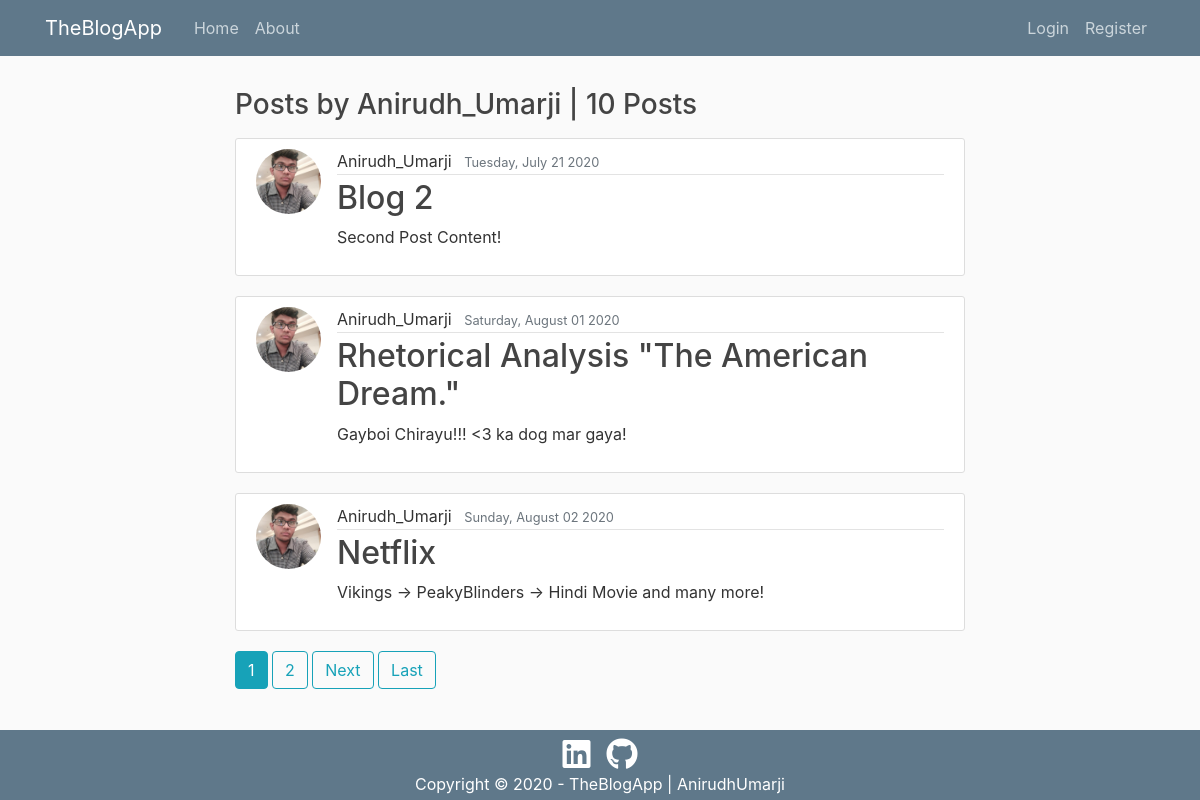
Screenshot of /user/Anirudh_Umarji with the database file from the repository.
### blog/models.py (models this page shows, shortened)
class Post(models.Model):
    title = models.CharField(max_length=100)
    content = models.TextField()  # Content can be as long as it wants
    date_posted = models.DateTimeField(default=timezone.now)
    author = models.ForeignKey(User, on_delete=models.CASCADE)

### users/models.py (models this page shows, shortened)
class Profile(models.Model):
    user = models.OneToOneField(User, on_delete=models.CASCADE)
    image = models.ImageField(default='default.jpg',
                              upload_to='profile_pics')

### blog/views.py (the view)
# urls.py: path('user/<str:username>', UserPostListView.as_view(), name='user-posts'),
class UserPostListView(ListView):
    model = Post
    template_name = 'blog/user_posts.html'   # <app>/<model>_<viewtype>.html
    context_object_name = 'posts'
    paginate_by = 3
    def get_queryset(self):
        user = get_object_or_404(User, username=self.kwargs.get('username'))
        return Post.objects.filter(author=user).order_by('date_posted')

### blog/templates/blog/user_posts.html (shortened to what this page needs)
{% extends "blog/base.html" %}
{% block content %}
<h3 class="mb-3 mt-2">Posts by {{ view.kwargs.username }} | {{ page_obj.paginator.count }} Posts</h3>
{% for post in posts %}
<article class="media content-section">
   <img class="rounded-circle article-img" src="{{ post.author.profile.image.url }}"
      alt="/Blog_Clone/media/default.jpg">
   <div class="media-body">
      <div class="article-metadata">
         <a class="mr-2" href="{% url 'user-posts' post.author.username %}">{{ post.author }}</a>
         <small class="text-muted">{{ post.date_posted|date:"l, F d Y" }}</small>
      </div>
      <h2><a class="article-title" href="{% url 'post-detail' post.id %}">{{ post.title }}</a></h2>
      <p class="article-content">{{ post.content }}</p>
   </div>
</article>
{% endfor %}
{% if is_paginated %}
{% for num in page_obj.paginator.page_range %}
{% if page_obj.number == num %}
<a href="?page={{ num }}" class="btn btn-info">{{ num }}</a>
{% elif num > page_obj.number|add:'-2' and num < page_obj.number|add:'2' %}
<a href="?page={{ num }}" class="btn btn-outline-info">{{ num }}</a>
{% endif %}
{% endfor %}
{% if page_obj.has_next %}
<a href="?page={{ page_obj.next_page_number }}" class="btn btn-outline-info">Next</a>
<a href="?page={{ page_obj.paginator.num_pages }}" class="btn btn-outline-info">Last</a>
{% endif %}
{% endif %}
{% endblock content %}

### blog/static/blog/main.css (style rules this page uses)
body { background: #fafafa; color: #333333; margin-top: 5rem; }
h1, h2, h3, h4, h5, h6 { color: #444444; }
a { color: #333; text-decoration: none; }
.content-section { background: #ffffff; padding: 10px 20px; border: 1px solid #dddddd; border-radius: 3px; margin-bottom: 20px; }
.article-title { color: #444444; }
.article-content { white-space: pre-line; }
.article-img { height: 65px; width: 65px; margin-right: 16px; }
.article-metadata { padding-bottom: 1px; margin-bottom: 4px; border-bottom: 1px solid #e3e3e3 }

### rows the page displays
Post: author.profile.image (picture), author "Anirudh_Umarji", date_posted "Tuesday, July 21 2020", title "Blog 2", content "Second Post Content!"
Post: author.profile.image (picture), author "Anirudh_Umarji", date_posted "Saturday, August 01 2020", title "Rhetorical Analysis \"The American Dream.\"", content "Gayboi Chirayu!!! <3 ka dog mar gaya!"
Post: author.profile.image (picture), author "Anirudh_Umarji", date_posted "Sunday, August 02 2020", title "Netflix", content "Vikings -> PeakyBlinders -> Hindi Movie and many more!"

### other values shown
{{ view.kwargs.username }} "Anirudh_Umarji"
{{ page_obj.paginator.count }} "10"
{{ num }} "1"
{{ num }} "2"
